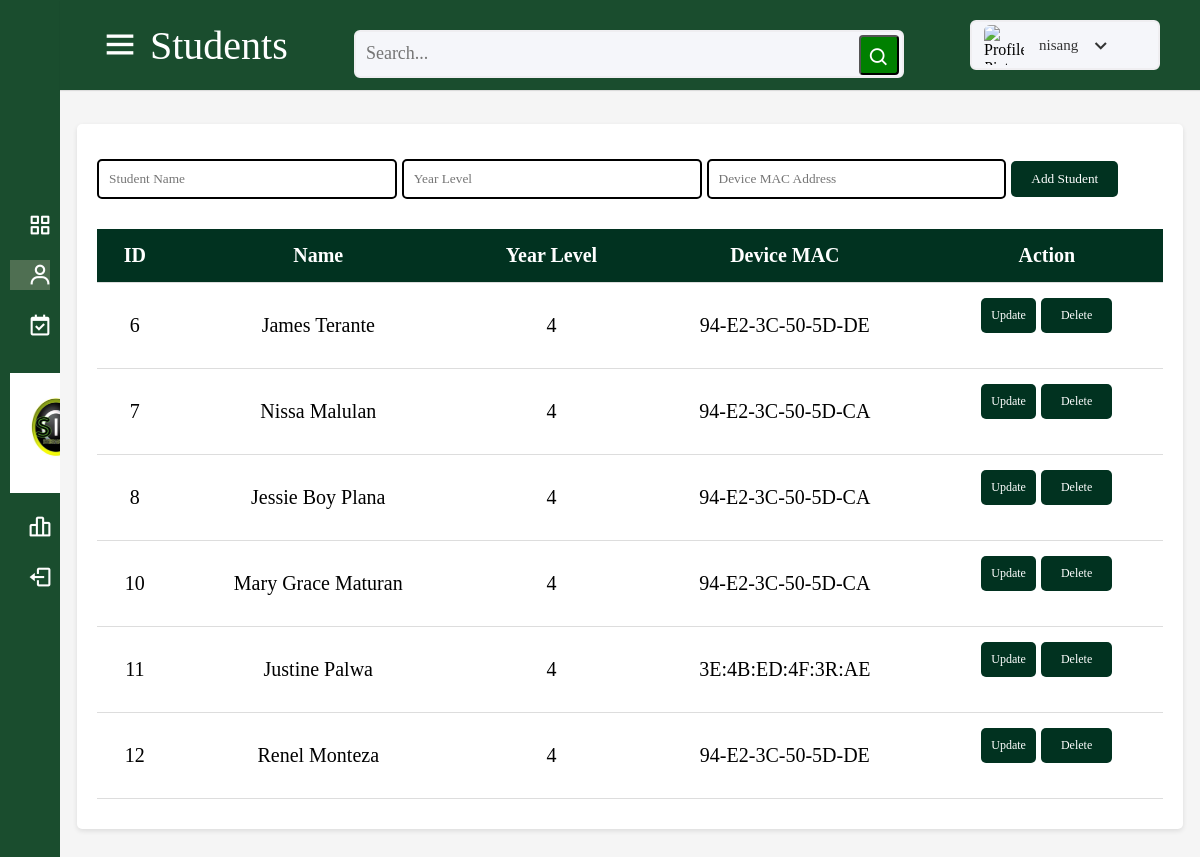
Page /SITS_attendance/index.php?page=students (signed in) on the committed database.
### tables this page shows
CREATE TABLE `users` (
  `id` bigint(20) NOT NULL,
  `user_id` bigint(20) NOT NULL,
  `user_name` varchar(100) NOT NULL,
  `password` varchar(100) NOT NULL,
  `date` int(11) NOT NULL DEFAULT current_timestamp()
);

CREATE TABLE `students` (
  `student_id` int(11) NOT NULL,
  `student_name` varchar(255) NOT NULL,
  `year_level` int(11) NOT NULL,
  `device_mac` varchar(17) NOT NULL
);

### SITS_attendance/function.php (called while the page is built, shortened)
<?php
function check_login($conn)
{
    if(isset($_SESSION['user_id']))
    {
        $user_id = $_SESSION['user_id'];
        $query = "SELECT * FROM users WHERE user_id = ? LIMIT 1";
        $stmt = $conn->prepare($query);
        $stmt->bind_param("s", $user_id);
        $stmt->execute();
        $result = $stmt->get_result();
        if($result && mysqli_num_rows($result) > 0)
        {
            $user_data = mysqli_fetch_assoc($result);
            return $user_data;
        }
    }
    die;
}
?>

### SITS_attendance/students.php (the view, shortened to what this page needs)
<?php
include 'conn.php';
?>
<!DOCTYPE html>
<html lang="en">
<head>
</head>
<body>
    <div class="container">
        <form action="" method="post">
            <input type="text" name="student_name" placeholder="Student Name" required>
            <input type="number" name="year_level" placeholder="Year Level" required>
            <input type="text" name="device_mac" placeholder="Device MAC Address" required>
            <input type="submit" name="add" value="Add Student">
        </form>
        <div class="action-table">
            <table>
                <tr>
                    <th>ID</th>
                    <th>Name</th>
                    <th>Year Level</th>
                    <th>Device MAC</th>
                    <th>Action</th>
                </tr>
                <?php
                $result = $conn->query("SELECT * FROM students");
                while ($row = $result->fetch_assoc()) {
                    echo "<tr>";
                    echo "<td>".$row['student_id']."</td>";
                    echo "<td>".$row['student_name']."</td>";
                    echo "<td>".$row['year_level']."</td>";
                    echo "<td>".$row['device_mac']."</td>";
                    echo "<td>
                            <button type='button' class='update-button' onclick=\"openPopup('".$row['student_id']."', '".$row['student_name']."', ".$row['year_level'].", '".$row['device_mac']."')\">Update</button>
                            <form action='' method='post' style='display:inline-block;'>
                                <input type='hidden' name='student_id' value='".$row['student_id']."'>
                                <input type='submit' name='delete' class='delete-button' value='Delete'>
                            </form>
                          </td>";
                    echo "</tr>";
                }
                ?>
            </table>
        </div>
    </div>
</body>
</html>

### SITS_attendance/index.php (shortened to what this page needs)
<?php
	include("conn.php");
	include("function.php");
    include ('functions.php');
$user_data = check_login($conn);
$page = isset($_GET['page']) ? $_GET['page'] : 'dashboard';
?>
<!DOCTYPE html>
<html lang="en">
<head>
    <link rel="stylesheet" href="https://cdn.jsdelivr.net/npm/boxicons@2.1.0/css/boxicons.min.css">
</head>
<body>
<div class="sidebar">
    <ul class="nav-links">
        <li>
            <a href="?page=dashboard" class="<?php echo ($page == 'dashboard') ? 'active' : ''; ?>">
                <i class="bx bx-grid-alt"></i>
                <span class="links_name">Dashboard</span>
            </a>
        </li>
        <li>
            <a href="?page=students" class="<?php echo ($page == 'students') ? 'active' : ''; ?>">
                <i class="bx bx-user"></i>
                <span class="links_name">Students</span>
            </a>
        </li>
        <li>
            <a href="?page=attendance" class="<?php echo ($page == 'attendance') ? 'active' : ''; ?>">
                <i class="bx bx-calendar-check"></i>
                <span class="links_name">Take Attendance</span>
            </a>
        </li>
        <br>
        <div class="logo-details">
        </div>
        <br>
        <br>
        <br>
        <li>
            <a href="?page=reports" class="<?php echo ($page == 'reports') ? 'active' : ''; ?>">
                <i class="bx bx-bar-chart-alt-2"></i>
                <span class="links_name">Reports</span>
            </a>
        </li>
        <li>
            <a href="logout.php" class="<?php echo ($page == 'logout') ? 'active' : ''; ?>">
                <i class='bx bx-log-out'></i>
                <span class="links_name">Logout</span>
            </a>
        </li>
    </ul>
</div>
<div class="home-section">
    <nav>
        <div class="sidebar-button">
            <i class="bx bx-menu"></i>
            <span class="dashboard">
                <?php
                switch($page){
                    case 'students':
                        echo 'Students';
                        break;
                }
                ?>
            </span>
        </div>
        <div class="search-box">
        <input type="text" id="searchInput" placeholder="Search..." onkeyup="searchTable()">
            <button class="bx bx-search"></button>
        </div>
        <div class="profile-details">
            <?php
            $username = $user_data['user_name'];
            $profile_picture = ($username === 'nisa') ? 'nisa.jpg' : 'avatar.jpg';
            ?>
            <img src="<?php echo $profile_picture; ?>" alt="Profile Picture">
            <span class="admin_name"><?php echo $username; ?></span>
            <i class="bx bx-chevron-down"></i>
        </div>
    </nav>
    <div class="home-content"></div>
    <div class="contentToSearch">
        <?php
        switch($page){
            case 'students':
                include 'students.php';
                break;
        }
        ?>
    </div>
</body>
</html>

### SITS_attendance/index.php (style rules this page uses)
* { margin: 0; padding: 0; box-sizing: border-box; font-family: 'Bodoni MT', serif; }
.sidebar { position: fixed; height: 100%; width: 240px; background: #1A4D2E; transition: all 0.5s ease; }
.sidebar .logo-details { height: 80px; display: flex; align-items: center; }
.sidebar .nav-links { margin-top: 200px; }
.sidebar .nav-links li { position: relative; list-style: none; height: 50px; padding: 10px; }
.sidebar .nav-links li a { height: 100%; width: 100%; display: flex; align-items: center; text-decoration: none; transition: all 0.4s ease; }
.sidebar .nav-links li a.active { background: #4F6F52; }
.sidebar .nav-links li i { min-width: 60px; text-align: center; font-size: 25px; color: white; }
.sidebar .nav-links li a .links_name { color: #f8f8ff; font-size: 17px; font-weight: 400; white-space: nowrap; font-family: Verdana, Geneva, Tahoma, sans-serif; }
.home-section { position: relative; background: #f5f5f5; min-height: 100vh; width: calc(100% - 240px); left: 240px; transition: all 0.5s ease; }
.home-section nav { display: flex; justify-content: space-between; height: 90px; background: #1A4D2E; align-items: center; position: fixed; width: calc(100% - 240px); left: 240px; z-index: 100; padding: 0 40px; box-shadow: 0 1px 1px rgba(0, 0, 0, 0.1); transition: all 0.5s ease; }
.home-section nav .sidebar-button { display: flex; align-items: center; font-size: 40px; font-weight: 500; }
nav .sidebar-button i { font-size: 40px; margin-right: 10px; color: #fff; }
nav .sidebar-button .dashboard { color: #fff; }
.home-section nav .search-box { position: relative; height: 50px; max-width: 550px; width: 100%; margin: 0 20px; }
nav .search-box input { height: 95%; width: 100%; outline: none; margin-top: 10px; background: #F5F6FA; border: 2px solid hsl(260, 10%, 94%); border-radius: 6px; font-size: 18px; }
nav .search-box .bx-search { position: absolute; margin-top: 10px; height: 40px; width: 40px; background: green; right: 5px; top: 50%; transform: translateY(-50%); border-radius: 4px; line-height: 40px; text-align: center; color: #fff; font-size: 22px; transition: all 0.4s ease; }
.home-section nav .profile-details { display: flex; align-items: center; background: #F5F6FA; border: 2px solid #EFEEF1; border-radius: 6px; height: 50px; min-width: 190px; padding: 0 15px 0 2px; }
nav .profile-details img { height: 40px; width: 40px; border-radius: 6px; object-fit: cover; }
nav .profile-details .admin_name { font-size: 15px; font-weight: 500; color: #333; margin: 0 10px; white-space: nowrap; }
nav .profile-details i { font-size: 25px; color: #333; }
.home-section .home-content { position: relative; padding-top: 104px; }
@media (max-width: 1240px) { .sidebar { width: 60px; } }
@media (max-width: 1240px) { .home-section { width: calc(100% - 60px); left: 60px; } }
@media (max-width: 1240px) { .home-section nav { width: calc(100% - 60px); left: 60px; } }
img { width: 50px; margin-left: 10px; margin-right: 5px; }

### SITS_attendance/students.php (style rules this page uses)
body { font-family: Arial, sans-serif; margin: 0; padding: 0; background-color: #f4f4f4; }
.container { width: 97%; margin: 20px auto; padding: 20px; background-color: #fff; border-radius: 5px; box-shadow: 0 2px 5px rgba(0,0,0,0.1); font-size: 20px; }
form { margin-bottom: 20px; }
input[type="text"], input[type="number"] { width: calc(30% - 20px); padding: 10px; margin-top: 15px; margin-bottom: 10px; border-radius: 5px; border: 2px solid black; }
input[type="submit"] { background: #013220; color: #fff; border: none; padding: 10px 20px; cursor: pointer; border-radius: 5px; }
table { width: 100%; height: 80px; border-collapse: collapse; }
th, td { padding: 15px; border-bottom: 1px solid #ddd; text-align: center; font-size: 20px; }
th { background: #013220; color: #fff; position: sticky; top: 0; z-index: 1; }
.action-table { max-height: 580px; overflow-y: auto; }
.update-button, .delete-button { background: #013220; color: #fff; border: none; padding: 10px; cursor: pointer; border-radius: 5px; font-size: 12px; }

### rows in the picture
users: user_name "nisang"
students: student_id "6", student_name "James Terante", year_level "4", device_mac "94-E2-3C-50-5D-DE"
students: student_id "7", student_name "Nissa Malulan", year_level "4", device_mac "94-E2-3C-50-5D-CA"
students: student_id "8", student_name "Jessie Boy Plana", year_level "4", device_mac "94-E2-3C-50-5D-CA"
students: student_id "10", student_name "Mary Grace Maturan", year_level "4", device_mac "94-E2-3C-50-5D-CA"
students: student_id "11", student_name "Justine Palwa", year_level "4", device_mac "3E:4B:ED:4F:3R:AE"
students: student_id "12", student_name "Renel Monteza", year_level "4", device_mac "94-E2-3C-50-5D-DE"
